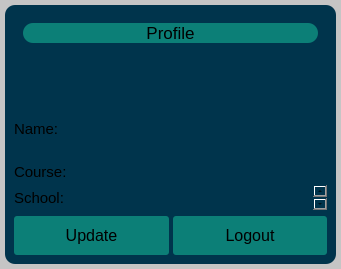
                        <widget class="QFrame" name="frame_39">
                         <property name="styleSheet">
                          <string notr="true">background-color: rgb(197, 197, 197);
border-radius:10px;</string>
                         </property>
                         <property name="frameShape">
                          <enum>QFrame::StyledPanel</enum>
                         </property>
                         <property name="frameShadow">
                          <enum>QFrame::Raised</enum>
                         </property>
                         <layout class="QVBoxLayout" name="verticalLayout_52">
                          <property name="spacing">
                           <number>0</number>
                          </property>
                          <property name="leftMargin">
                           <number>5</number>
                          </property>
                          <property name="topMargin">
                           <number>5</number>
                          </property>
                          <property name="rightMargin">
                           <number>5</number>
                          </property>
                          <property name="bottomMargin">
                           <number>5</number>
                          </property>
                          <item>
                           <widget class="QFrame" name="frame_35">
                            <property name="styleSheet">
                             <string notr="true">	background-color: rgb(0, 52, 76);</string>
                            </property>
                            <property name="frameShape">
                             <enum>QFrame::StyledPanel</enum>
                            </property>
                            <property name="frameShadow">
                             <enum>QFrame::Raised</enum>
                            </property>
                            <layout class="QVBoxLayout" name="verticalLayout_48">
                             <item>
                              <widget class="QFrame" name="frame_36">
                               <property name="frameShape">
                                <enum>QFrame::StyledPanel</enum>
                               </property>
                               <property name="frameShadow">
                                <enum>QFrame::Raised</enum>
                               </property>
                               <layout class="QVBoxLayout" name="verticalLayout_49">
                                <property name="bottomMargin">
                                 <number>50</number>
                                </property>
                                <item>
                                 <widget class="QLabel" name="label_11">
                                  <property name="font">
                                   <font>
                                    <pointsize>13</pointsize>
                                   </font>
                                  </property>
                                  <property name="styleSheet">
                                   <string notr="true">background-color: rgb(12, 127, 119);</string>
                                  </property>
                                  <property name="text">
                                   <string>Profile</string>
                                  </property>
                                  <property name="alignment">
                                   <set>Qt::AlignCenter</set>
                                  </property>
                                 </widget>
                                </item>
                               </layout>
                              </widget>
                             </item>
                             <item>
                              <widget class="QFrame" name="frame_38">
                               <property name="frameShape">
                                <enum>QFrame::StyledPanel</enum>
                               </property>
                               <property name="frameShadow">
                                <enum>QFrame::Raised</enum>
                               </property>
                               <layout class="QVBoxLayout" name="verticalLayout_51">
                                <property name="spacing">
                                 <number>0</number>
                                </property>
                                <property name="leftMargin">
                                 <number>0</number>
                                </property>
                                <property name="topMargin">
                                 <number>0</number>
                                </property>
                                <property name="rightMargin">
                                 <number>0</number>
                                </property>
                                <property name="bottomMargin">
                                 <number>0</number>
                                </property>
                                <item>
                                 <widget class="QFrame" name="frame_37">
                                  <property name="frameShape">
                                   <enum>QFrame::StyledPanel</enum>
                                  </property>
                                  <property name="frameShadow">
                                   <enum>QFrame::Raised</enum>
                                  </property>
                                  <layout class="QVBoxLayout" name="verticalLayout_50">
                                   <property name="spacing">
                                    <number>0</number>
                                   </property>
                                   <property name="leftMargin">
                                    <number>0</number>
                                   </property>
                                   <property name="topMargin">
                                    <number>0</number>
                                   </property>
                                   <property name="rightMargin">
                                    <number>0</number>
                                   </property>
                                   <property name="bottomMargin">
                                    <number>0</number>
                                   </property>
                                   <item>
                                    <widget class="QFrame" name="frame_16">
                                     <property name="frameShape">
                                      <enum>QFrame::StyledPanel</enum>
                                     </property>
                                     <property name="frameShadow">
                                      <enum>QFrame::Raised</enum>
                                     </property>
                                     <layout class="QHBoxLayout" name="horizontalLayout_2">
                                      <property name="spacing">
                                       <number>0</number>
                                      </property>
                                      <property name="leftMargin">
                                       <number>0</number>
                                      </property>
                                      <property name="topMargin">
                                       <number>0</number>
                                      </property>
                                      <property name="rightMargin">
                                       <number>0</number>
                                      </property>
                                      <property name="bottomMargin">
                                       <number>0</number>
                                      </property>
                                      <item>
                                       <widget class="QFrame" name="frame_21">
                                        <property name="frameShape">
                                         <enum>QFrame::StyledPanel</enum>
                                        </property>
                                        <property name="frameShadow">
                                         <enum>QFrame::Raised</enum>
                                        </property>
                                        <layout class="QVBoxLayout" name="verticalLayout_57">
                                         <property name="spacing">
                                          <number>0</number>
                                         </property>
                                         <property name="leftMargin">
                                          <number>0</number>
                                         </property>
                                         <property name="topMargin">
                                          <number>0</number>
                                         </property>
                                         <property name="rightMargin">
                                          <number>0</number>
                                         </property>
                                         <property name="bottomMargin">
                                          <number>0</number>
                                         </property>
                                         <item>
                                          <widget class="QLabel" name="label">
                                           <property name="font">
                                            <font>
                                             <pointsize>11</pointsize>
                                            </font>
                                           </property>
                                           <property name="text">
                                            <string>Name: </string>
                                           </property>
                                          </widget>
                                         </item>
                                        </layout>
                                       </widget>
                                      </item>
                                      <item>
                                       <widget class="QFrame" name="frame_22">
                                        <property name="frameShape">
                                         <enum>QFrame::StyledPanel</enum>
                                        </property>
                                        <property name="frameShadow">
                                         <enum>QFrame::Raised</enum>
                                        </property>
                                        <layout class="QVBoxLayout" name="verticalLayout_60">
                                         <property name="spacing">
                                          <number>0</number>
                                         </property>
                                         <property name="leftMargin">
                                          <number>0</number>
                                         </property>
                                         <property name="topMargin">
                                          <number>0</number>
                                         </property>
                                         <property name="rightMargin">
                                          <number>0</number>
                                         </property>
                                         <property name="bottomMargin">
                                          <number>0</number>
                                         </property>
                                         <item>
                                          <widget class="QTextEdit" name="profNameLineEdit">
                                           <property name="sizePolicy">
                                            <sizepolicy hsizetype="Expanding" vsizetype="Preferred">
                                             <horstretch>0</horstretch>
                                             <verstretch>0</verstretch>
                                            </sizepolicy>
                                           </property>
                                           <property name="maximumSize">
                                            <size>
                                             <width>16777215</width>
                                             <height>60</height>
                                            </size>
                                           </property>
                                           <property name="font">
                                            <font>
                                             <pointsize>11</pointsize>
                                            </font>
                                           </property>
                                           <property name="readOnly">
                                            <bool>true</bool>
                                           </property>
                                           <property name="html">
                                            <string>&lt;!DOCTYPE HTML PUBLIC &quot;-//W3C//DTD HTML 4.0//EN&quot; &quot;http://www.w3.org/TR/REC-html40/strict.dtd&quot;&gt;
&lt;html&gt;&lt;head&gt;&lt;meta name=&quot;qrichtext&quot; content=&quot;1&quot; /&gt;&lt;style type=&quot;text/css&quot;&gt;
p, li { white-space: pre-wrap; }
&lt;/style&gt;&lt;/head&gt;&lt;body style=&quot; font-family:'MS Shell Dlg 2'; font-size:11pt; font-weight:400; font-style:normal;&quot;&gt;
&lt;p style=&quot;-qt-paragraph-type:empty; margin-top:0px; margin-bottom:0px; margin-left:0px; margin-right:0px; -qt-block-indent:0; text-indent:0px;&quot;&gt;&lt;br /&gt;&lt;/p&gt;&lt;/body&gt;&lt;/html&gt;</string>
                                           </property>
                                          </widget>
                                         </item>
                                        </layout>
                                       </widget>
                                      </item>
                                     </layout>
                                    </widget>
                                   </item>
                                   <item>
                                    <widget class="QFrame" name="frame_17">
                                     <property name="frameShape">
                                      <enum>QFrame::StyledPanel</enum>
                                     </property>
                                     <property name="frameShadow">
                                      <enum>QFrame::Raised</enum>
                                     </property>
                                     <layout class="QHBoxLayout" name="horizontalLayout_3">
                                      <property name="spacing">
                                       <number>0</number>
                                      </property>
                                      <property name="leftMargin">
                                       <number>0</number>
                                      </property>
                                      <property name="topMargin">
                                       <number>0</number>
                                      </property>
                                      <property name="rightMargin">
                                       <number>0</number>
                                      </property>
                                      <property name="bottomMargin">
                                       <number>0</number>
                                      </property>
                                      <item>
                                       <widget class="QFrame" name="frame_24">
                                        <property name="frameShape">
                                         <enum>QFrame::StyledPanel</enum>
                                        </property>
                                        <property name="frameShadow">
                                         <enum>QFrame::Raised</enum>
                                        </property>
                                        <layout class="QVBoxLayout" name="verticalLayout_37">
                                         <property name="spacing">
                                          <number>0</number>
                                         </property>
                                         <property name="leftMargin">
                                          <number>0</number>
                                         </property>
                                         <property name="topMargin">
                                          <number>0</number>
                                         </property>
                                         <property name="rightMargin">
                                          <number>0</number>
                                         </property>
                                         <property name="bottomMargin">
                                          <number>0</number>
                                         </property>
                                         <item>
                                          <widget class="QLabel" name="label_2">
                                           <property name="font">
                                            <font>
                                             <pointsize>11</pointsize>
                                            </font>
                                           </property>
                                           <property name="text">
                                            <string>Course: </string>
                                           </property>
                                          </widget>
                                         </item>
                                        </layout>
                                       </widget>
                                      </item>
                                      <item>
                                       <widget class="QFrame" name="frame_23">
                                        <property name="frameShape">
                                         <enum>QFrame::StyledPanel</enum>
                                        </property>
                                        <property name="frameShadow">
                                         <enum>QFrame::Raised</enum>
                                        </property>
                                        <layout class="QVBoxLayout" name="verticalLayout_38">
                                         <property name="spacing">
                                          <number>0</number>
                                         </property>
                                         <property name="leftMargin">
                                          <number>0</number>
                                         </property>
                                         <property name="topMargin">
                                          <number>0</number>
                                         </property>
                                         <property name="rightMargin">
                                          <number>0</number>
                                         </property>
                                         <property name="bottomMargin">
                                          <number>0</number>
                                         </property>
                                         <item>
                                          <widget class="QTextEdit" name="profCourseLineEdit">
                                           <property name="sizePolicy">
                                            <sizepolicy hsizetype="Expanding" vsizetype="Preferred">
                                             <horstretch>0</horstretch>
                                             <verstretch>0</verstretch>
                                            </sizepolicy>
                                           </property>
                                           <property name="maximumSize">
                                            <size>
                                             <width>16777215</width>
                                             <height>26</height>
                                            </size>
                                           </property>
                                           <property name="font">
                                            <font>
                                             <pointsize>11</pointsize>
                                            </font>
                                           </property>
                                           <property name="readOnly">
                                            <bool>true</bool>
                                           </property>
                                           <property name="html">
                                            <string>&lt;!DOCTYPE HTML PUBLIC &quot;-//W3C//DTD HTML 4.0//EN&quot; &quot;http://www.w3.org/TR/REC-html40/strict.dtd&quot;&gt;
&lt;html&gt;&lt;head&gt;&lt;meta name=&quot;qrichtext&quot; content=&quot;1&quot; /&gt;&lt;style type=&quot;text/css&quot;&gt;
p, li { white-space: pre-wrap; }
&lt;/style&gt;&lt;/head&gt;&lt;body style=&quot; font-family:'MS Shell Dlg 2'; font-size:11pt; font-weight:400; font-style:normal;&quot;&gt;
&lt;p style=&quot;-qt-paragraph-type:empty; margin-top:0px; margin-bottom:0px; margin-left:0px; margin-right:0px; -qt-block-indent:0; text-indent:0px;&quot;&gt;&lt;br /&gt;&lt;/p&gt;&lt;/body&gt;&lt;/html&gt;</string>
                                           </property>
                                          </widget>
                                         </item>
                                        </layout>
                                       </widget>
                                      </item>
                                     </layout>
                                    </widget>
                                   </item>
                                   <item>
                                    <widget class="QFrame" name="frame_18">
                                     <property name="frameShape">
                                      <enum>QFrame::StyledPanel</enum>
                                     </property>
                                     <property name="frameShadow">
                                      <enum>QFrame::Raised</enum>
                                     </property>
                                     <layout class="QHBoxLayout" name="horizontalLayout_4">
                                      <property name="spacing">
                                       <number>0</number>
                                      </property>
                                      <property name="leftMargin">
                                       <number>0</number>
                                      </property>
                                      <property name="topMargin">
                                       <number>0</number>
                                      </property>
                                      <property name="rightMargin">
                                       <number>0</number>
                                      </property>
                                      <property name="bottomMargin">
                                       <number>0</number>
                                      </property>
                                      <item>
                                       <widget class="QFrame" name="frame_26">
                                        <property name="frameShape">
                                         <enum>QFrame::StyledPanel</enum>
                                        </property>
                                        <property name="frameShadow">
                                         <enum>QFrame::Raised</enum>
                                        </property>
                                        <layout class="QVBoxLayout" name="verticalLayout_61">
                                         <property name="spacing">
                                          <number>0</number>
                                         </property>
                                         <property name="leftMargin">
                                          <number>0</number>
                                         </property>
                                         <property name="topMargin">
                                          <number>0</number>
                                         </property>
                                         <property name="rightMargin">
                                          <number>0</number>
                                         </property>
                                         <property name="bottomMargin">
                                          <number>0</number>
                                         </property>
                                         <item>
                                          <widget class="QLabel" name="label_3">
                                           <property name="font">
                                            <font>
                                             <pointsize>11</pointsize>
                                            </font>
                                           </property>
                                           <property name="text">
                                            <string>School: </string>
                                           </property>
                                          </widget>
                                         </item>
                                        </layout>
                                       </widget>
                                      </item>
                                      <item>
                                       <widget class="QFrame" name="frame_25">
                                        <property name="frameShape">
                                         <enum>QFrame::StyledPanel</enum>
                                        </property>
                                        <property name="frameShadow">
                                         <enum>QFrame::Raised</enum>
                                        </property>
                                        <layout class="QVBoxLayout" name="verticalLayout_36">
                                         <property name="spacing">
                                          <number>0</number>
                                         </property>
                                         <property name="leftMargin">
                                          <number>0</number>
                                         </property>
                                         <property name="topMargin">
                                          <number>0</number>
                                         </property>
                                         <property name="rightMargin">
                                          <number>0</number>
                                         </property>
                                         <property name="bottomMargin">
                                          <number>0</number>
                                         </property>
                                         <item>
                                          <widget class="QTextEdit" name="profSchoolLineEdit">
                                           <property name="sizePolicy">
                                            <sizepolicy hsizetype="Expanding" vsizetype="Preferred">
                                             <horstretch>0</horstretch>
                                             <verstretch>0</verstretch>
                                            </sizepolicy>
                                           </property>
                                           <property name="maximumSize">
                                            <size>
                                             <width>16777215</width>
                                             <height>25</height>
                                            </size>
                                           </property>
                                           <property name="font">
                                            <font>
                                             <pointsize>11</pointsize>
                                            </font>
                                           </property>
                                           <property name="sizeAdjustPolicy">
                                            <enum>QAbstractScrollArea::AdjustToContents</enum>
                                           </property>
                                           <property name="readOnly">
                                            <bool>true</bool>
                                           </property>
                                           <property name="html">
                                            <string>&lt;!DOCTYPE HTML PUBLIC &quot;-//W3C//DTD HTML 4.0//EN&quot; &quot;http://www.w3.org/TR/REC-html40/strict.dtd&quot;&gt;
&lt;html&gt;&lt;head&gt;&lt;meta name=&quot;qrichtext&quot; content=&quot;1&quot; /&gt;&lt;style type=&quot;text/css&quot;&gt;
p, li { white-space: pre-wrap; }
&lt;/style&gt;&lt;/head&gt;&lt;body style=&quot; font-family:'MS Shell Dlg 2'; font-size:11pt; font-weight:400; font-style:normal;&quot;&gt;
&lt;p style=&quot;-qt-paragraph-type:empty; margin-top:0px; margin-bottom:0px; margin-left:0px; margin-right:0px; -qt-block-indent:0; text-indent:0px;&quot;&gt;&lt;br /&gt;&lt;/p&gt;&lt;/body&gt;&lt;/html&gt;</string>
                                           </property>
                                          </widget>
                                         </item>
                                        </layout>
                                       </widget>
                                      </item>
                                     </layout>
                                    </widget>
                                   </item>
                                  </layout>
                                 </widget>
                                </item>
                               </layout>
                              </widget>
                             </item>
                             <item alignment="Qt::AlignBottom">
                              <widget class="QFrame" name="frame_40">
                               <property name="frameShape">
                                <enum>QFrame::StyledPanel</enum>
                               </property>
                               <property name="frameShadow">
                                <enum>QFrame::Raised</enum>
                               </property>
                               <layout class="QHBoxLayout" name="horizontalLayout_22">
                                <property name="spacing">
                                 <number>4</number>
                                </property>
                                <property name="leftMargin">
                                 <number>0</number>
                                </property>
                                <property name="topMargin">
                                 <number>0</number>
                                </property>
                                <property name="rightMargin">
                                 <number>0</number>
                                </property>
                                <property name="bottomMargin">
                                 <number>0</number>
                                </property>
                                <item>
                                 <widget class="QPushButton" name="updateAcc_pushButton">
                                  <property name="font">
                                   <font>
                                    <pointsize>12</pointsize>
                                   </font>
                                  </property>
                                  <property name="styleSheet">
                                   <string notr="true">#updateAcc_pushButton{
	background-color: rgb(12, 127, 119);
	border-radius: 3px;
	padding: 10px 5px;	
}

#updateAcc_pushButton:hover{
	background-color: rgb(145, 173, 179);
	border-radius: 3px
}
#updateAcc_pushButton:pressed{
	background-color: rgb(78, 93, 100);
}
</string>
                                  </property>
                                  <property name="text">
                                   <string>Update</string>
                                  </property>
                                  <property name="icon">
                                   <iconset resource="res.qrc">
                                    <normaloff>:/icons/icons/rotate-ccw.svg</normaloff>:/icons/icons/rotate-ccw.svg</iconset>
                                  </property>
                                  <property name="iconSize">
                                   <size>
                                    <width>25</width>
                                    <height>25</height>
                                   </size>
                                  </property>
                                 </widget>
                                </item>
                                <item>
                                 <widget class="QPushButton" name="logoutAcc_pushButton">
                                  <property name="font">
                                   <font>
                                    <pointsize>12</pointsize>
                                   </font>
                                  </property>
                                  <property name="styleSheet">
                                   <string notr="true">#logoutAcc_pushButton{
	background-color: rgb(12, 127, 119);
	border-radius: 3px;
	padding: 10px 5px;	
}

#logoutAcc_pushButton:hover{
	background-color: rgb(145, 173, 179);
	border-radius: 3px
}
#logoutAcc_pushButton:pressed{
	background-color: rgb(78, 93, 100);
}
</string>
                                  </property>
                                  <property name="text">
                                   <string>Logout</string>
                                  </property>
                                  <property name="icon">
                                   <iconset resource="res.qrc">
                                    <normaloff>:/icons/icons/log-out.svg</normaloff>:/icons/icons/log-out.svg</iconset>
                                  </property>
                                  <property name="iconSize">
                                   <size>
                                    <width>25</width>
                                    <height>25</height>
                                   </size>
                                  </property>
                                 </widget>
                                </item>
                               </layout>
                              </widget>
                             </item>
                            </layout>
                           </widget>
                          </item>
                         </layout>
                        </widget>
